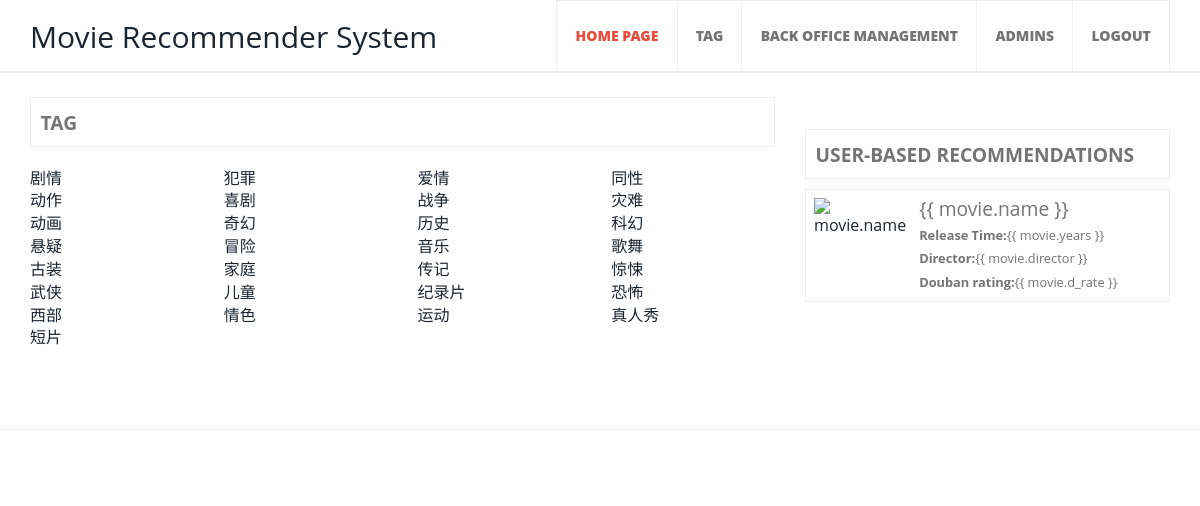
Screenshot of /all_tags/ (signed in) with the database file from the repository.
### user/models.py (models this page shows, shortened)
class Tags(models.Model):
    name = models.CharField(max_length=255, verbose_name="Tag", unique=True)
    class Meta:
        verbose_name = "Tag"
        verbose_name_plural = "Tag"

### user/views.py (the view)
# urls.py: path("all_tags/", views.all_tags, name="all_tags"),
def all_tags(request):
    tags = Tags.objects.all()
    return render(request, "user/tags.html", {"tags": tags})

### user/context_processors.py (called while the page is built)
def env_profile(request):
    return {'ENV': settings.ENV_PROFILE}

### user/templates/user/tags.html
{% extends 'base.html' %}
{% block content %}
    <div class="col-md-8 content-left">
        <div class="albums">
            <h1>Tag</h1>
        </div>
        <div class="row">
            {% for tag in tags %}
                <div class="col-md-3">
                    <a href="{% url 'index' %}?tag_id={{ tag.id }}">{{ tag.name }}</a>
                </div>
            {% endfor %}
        </div>
    </div>
{% endblock %}

### static/css/style.css (style rules this page uses)
html, body { font-family: 'Open Sans', sans-serif; font-size: 100%; background: #FFf; }
body a { transition:0.5s all; -webkit-transition:0.5s all; -moz-transition:0.5s all; -o-transition:0.5s all; -ms-transition:0.5s all; }
.content-left { padding-left:0; }
.albums h1 { border: 1px solid #EEE; padding: 0.7em 0.5em; display: block; font-size: 1.2em; text-transform: uppercase; font-weight: 700; color: #747474; margin:0 0 1em 0; }

### rows the page displays
Tags: name "剧情"
Tags: name "犯罪"
Tags: name "爱情"
Tags: name "同性"
Tags: name "动作"
Tags: name "喜剧"
Tags: name "战争"
Tags: name "灾难"
Tags: name "动画"
Tags: name "奇幻"
Tags: name "历史"
Tags: name "科幻"
Tags: name "悬疑"
Tags: name "冒险"
Tags: name "音乐"
Tags: name "歌舞"
Tags: name "古装"
Tags: name "家庭"
Tags: name "传记"
Tags: name "惊悚"
Tags: name "武侠"
Tags: name "儿童"
Tags: name "纪录片"
Tags: name "恐怖"
Tags: name "西部"
Tags: name "情色"
Tags: name "运动"
Tags: name "真人秀"
Tags: name "短片"

### other values shown
{{ request.session.name }} "ADMINS"
